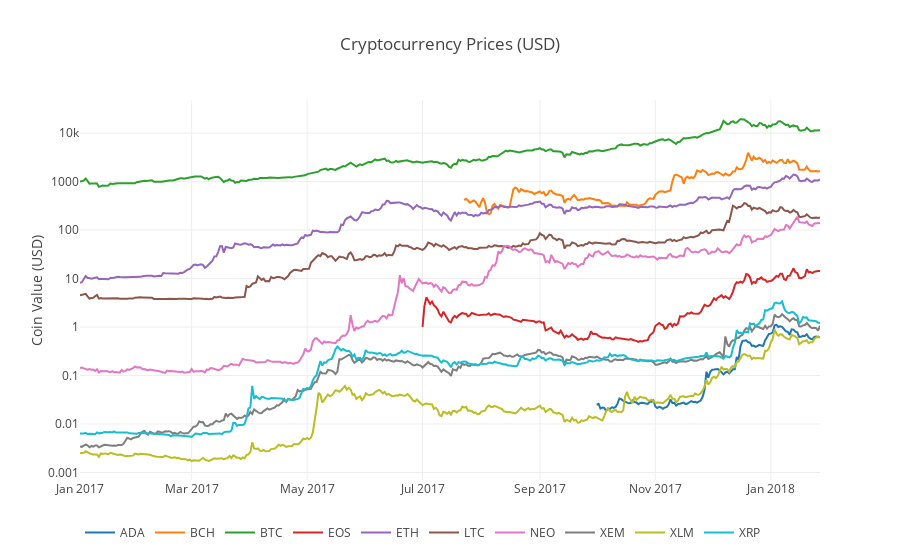

The notebook cell this image was saved under:
### Code cell
df_scatter(combined_df, 'Cryptocurrency Prices (USD)', seperate_y_axis=False, y_axis_label='Coin Value (USD)', scale='log')

### Figure 1 — Plotly figure (JSON) as saved in the notebook; plotly's stock layout.template omitted (floating-point values rounded to 4 significant figures; data arrays with more than 128 entries replaced by an {"elided": "..."} marker saying what was removed)
{"data": [{"name": "ADA", "type": "scatter", "visible": "visible", "x": {"elided": "392 str values"}, "y": {"elided": "392 float values"}}, {"name": "BCH", "type": "scatter", "visible": "visible", "x": {"elided": "392 str values"}, "y": {"elided": "392 float values"}}, {"name": "BTC", "type": "scatter", "visible": "visible", "x": {"elided": "392 str values"}, "y": {"elided": "392 float values"}}, {"name": "EOS", "type": "scatter", "visible": "visible", "x": {"elided": "392 str values"}, "y": {"elided": "392 float values"}}, {"name": "ETH", "type": "scatter", "visible": "visible", "x": {"elided": "392 str values"}, "y": {"elided": "392 float values"}}, {"name": "LTC", "type": "scatter", "visible": "visible", "x": {"elided": "392 str values"}, "y": {"elided": "392 float values"}}, {"name": "NEO", "type": "scatter", "visible": "visible", "x": {"elided": "392 str values"}, "y": {"elided": "392 float values"}}, {"name": "XEM", "type": "scatter", "visible": "visible", "x": {"elided": "392 str values"}, "y": {"elided": "392 float values"}}, {"name": "XLM", "type": "scatter", "visible": "visible", "x": {"elided": "392 str values"}, "y": {"elided": "392 float values"}}, {"name": "XRP", "type": "scatter", "visible": "visible", "x": {"elided": "392 str values"}, "y": {"elided": "392 float values"}}], "layout": {"legend": {"orientation": "h"}, "title": "Cryptocurrency Prices (USD)", "xaxis": {"type": "date"}, "yaxis": {"showticklabels": true, "title": "Coin Value (USD)", "type": "log"}}}
